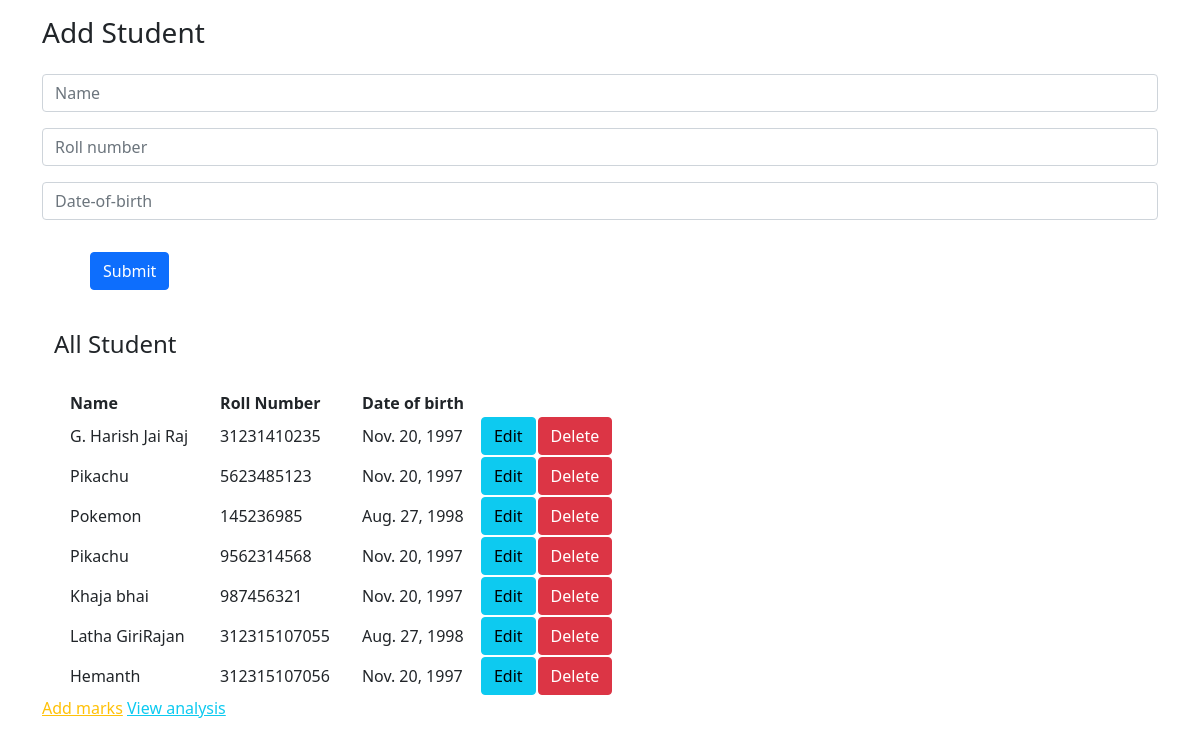
Screenshot of /api/student/ with the database file from the repository.
### student/models.py (models this page shows)
class Credential(models.Model):
    name = models.CharField(max_length=200, default=None)
    rollNum = models.CharField(max_length=200, unique=True,default=None)
    dob = models.DateField(default=None)
    def __str__(self):
        return str(self.rollNum)

### student/views.py (the view)
# urls.py: path('', views.details, name='details'),
def details(req):
    submitted = False
    if req.method == 'POST':
        form = CredentialForm(req.POST)
        if form.is_valid():
            form.save()
            return HttpResponseRedirect('/api/student')
        else:
            form = CredentialForm()
            if 'submitted' in req.GET:
                submitted = True
        list = Credential.objects.all()
    elif req.method == 'GET':
        form = CredentialForm()
        list = Credential.objects.all()
    print(list)
    context = {'form' : form, 'submitted' : submitted, 'list': list}
    return render(req,'details.html', context)

### student/forms.py
class CredentialForm(ModelForm):
    class Meta:
        model = Credential
        fields = '__all__'
        labels = {
            'name': '',
            'rollNum': '',
            'dob': '',
        }
        widgets = {
            'name': forms.TextInput(attrs={'class':'form-control','placeholder':'Name'}),
            'rollNum': forms.TextInput(attrs={'class':'form-control','placeholder':'Roll number'}),
            'dob': forms.DateInput(attrs={'class':'form-control','placeholder':'Date-of-birth'}),
        }

### student/templates/details.html (shortened to what this page needs)
{% extends 'base.html' %}
{% block div %}
<div class="justify-content-center pt-3">
  {% if submitted %}
    <h3>Your form is submitted</h3>
  {% else %}
    <div>
      <h3>Add Student</h3>
      <form method="POST" action="{% url 'details' %}">
        <div class='pt-3'>
          {{ form.as_p }}
        </div>
        <div class='pt-3 px-5'>
          <button type="submit" class="btn btn-primary ">Submit</button>
        </div>
      </form>
    </div>
    {% endif %}
</div>
<div>
  <div class="container justify-content-center pt-3">
    <br/>
    <h4>All Student</h4><br>
    <table>
      <tr>
        <th class="px-3">Name</th>
        <th class="px-3">Roll Number</th>
        <th class="px-3">Date of birth</th>
      </tr>
    {% for lt in list %}
      <tr>
        <td class="px-3">{{ lt.name }}</td>
        <td class="px-3">{{ lt.rollNum }}</td>
        <td class="px-3">{{ lt.dob }}</td>
        <td><a class='btn btn-info' href='{% url "update" lt.id %}'>Edit</a></td>
        <td><a class='btn btn-danger' href='{% url "delete" lt.id %}'>Delete</a></td>
      </tr>
    {% endfor %}
  </table>
  </div>
  <footer>
    <a href="{% url 'addMark' %}" class="link-warning">Add marks</a>
    <a href="{% url 'result' %}" class="link-info">View analysis</a>
  </footer>
</div>
{% endblock %}

### student/templates/base.html (shortened to what this page needs)
<!DOCTYPE html>
<html lang="en">
<head>
    <link href="https://cdn.jsdelivr.net/npm/bootstrap@5.1.0/dist/css/bootstrap.min.css"
        rel="stylesheet"
>
</head>
<body>
    <div class="container">
        {% block div %}
        {% endblock %}
    </div>
</body>
</html>

### rows the page displays
Credential: name "G. Harish Jai Raj", rollNum "31231410235", dob "Nov. 20, 1997"
Credential: name "Pikachu", rollNum "5623485123", dob "Nov. 20, 1997"
Credential: name "Pokemon", rollNum "145236985", dob "Aug. 27, 1998"
Credential: name "Pikachu", rollNum "9562314568", dob "Nov. 20, 1997"
Credential: name "Khaja bhai", rollNum "987456321", dob "Nov. 20, 1997"
Credential: name "Latha GiriRajan", rollNum "312315107055", dob "Aug. 27, 1998"
Credential: name "Hemanth", rollNum "312315107056", dob "Nov. 20, 1997"
